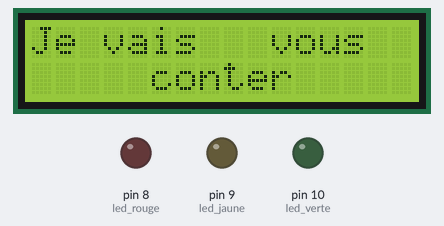
Simulated run of this sketch. Board: Arduino Uno, built with avr-gcc and run on an emulated ATmega328P. Parts: 16×2 character LCD, output pins drawn as LEDs (lit = HIGH).

Above: at 0.1 s.
At 1.1 s:
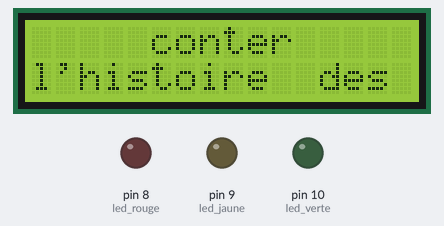
At 2.1 s:
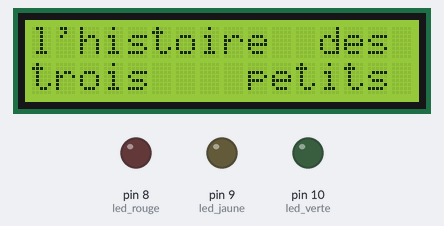
At 3.1 s:
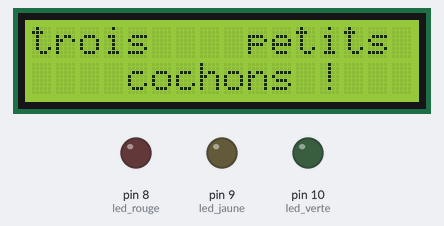
Timing chart, 0 to 40.0 s (numbered marks = the images above):
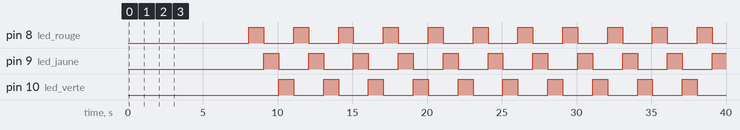

The sketch:

projet_conte.ino
```cpp
/*
* Auteur : Lorenzo OTTAVIANI.
* Date : 11/04/2025 10h53
* But du programme :
*    Affiche un petit texte qui défile sur l'écran LCD.
* Entrée : ∅
* Sortie : Affichage sur l'écran LCD connecté à l'ARDUINO UNO.
*/

#include <LiquidCrystal.h>

LiquidCrystal lcd_1(12, 11, 5, 4, 3, 2);
int racconter = 1;
int led_rouge = 8;
int led_jaune = 9;
int led_verte = 10;

void setup()
{
  pinMode(led_rouge, OUTPUT);
  pinMode(led_jaune, OUTPUT);
  pinMode(led_verte, OUTPUT);
  lcd_1.begin(16, 2); // Nombre de lignes et de colonnes de l'écran LCD.
}

void loop()
{
  if (racconter == 1) {
     // Début du conte
    lcd_1.print("Je vais   vous  ");
    lcd_1.setCursor(0, 1);
    lcd_1.print("     conter     ");
    delay(1000);
    lcd_1.setCursor(0, 0);
    lcd_1.print("     conter     ");
    lcd_1.setCursor(0, 1);
    lcd_1.print("l'histoire  des ");
    delay(1000);
    lcd_1.setCursor(0, 0);
    lcd_1.print("l'histoire  des ");
    lcd_1.setCursor(0, 1);
    lcd_1.print("trois    petits ");
    delay(1000);
    lcd_1.setCursor(0, 0);
    lcd_1.print("trois    petits ");
    lcd_1.setCursor(0, 1);
    lcd_1.print("    cochons !   ");
    delay(5000);  // Attendre 5s

  racconter = 0;
  } else {
    	lcd_1.noDisplay();  // L'écran s'éteint.

    	// Boucle des lampes
    	digitalWrite(led_verte, LOW);
    	digitalWrite(led_rouge, HIGH);
    	delay(1000);
  		digitalWrite(led_rouge, LOW);
    	digitalWrite(led_jaune, HIGH);
    	delay(1000);
    	digitalWrite(led_jaune, LOW);
    	digitalWrite(led_verte, HIGH);
    	delay(1000);
  }

}
```

Measured:
- by itself, pin 8 (led_rouge): LOW → HIGH at 8.1 s, → LOW 1.0 s later, → HIGH 2.0 s later, → LOW 1.0 s later, … (22 changes in this stretch)
- by itself, pin 9 (led_jaune): LOW → HIGH at 9.1 s, → LOW 1.0 s later, → HIGH 2.0 s later, → LOW 1.0 s later, … (21 changes in this stretch)
- by itself, pin 10 (led_verte): LOW → HIGH at 10.1 s, → LOW 1.0 s later, → HIGH 2.0 s later, → LOW 1.0 s later, … (20 changes in this stretch)
- what the display in image 1 shows lasts 1.0 s, from 1.1 s to 2.1 s
